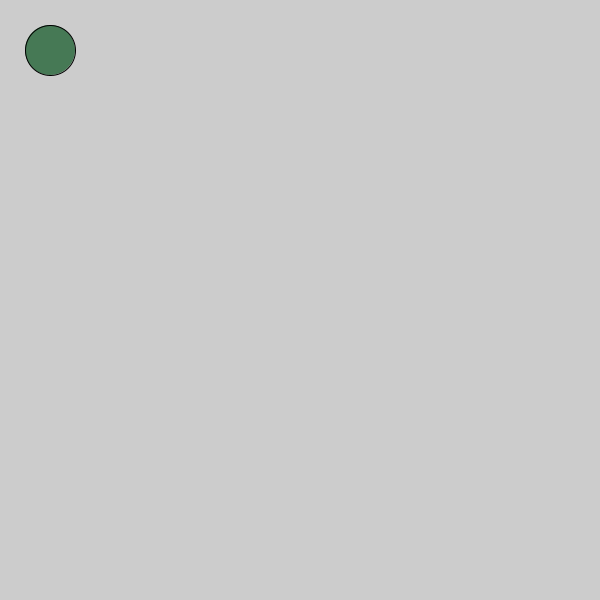
Frame 1 (no input)
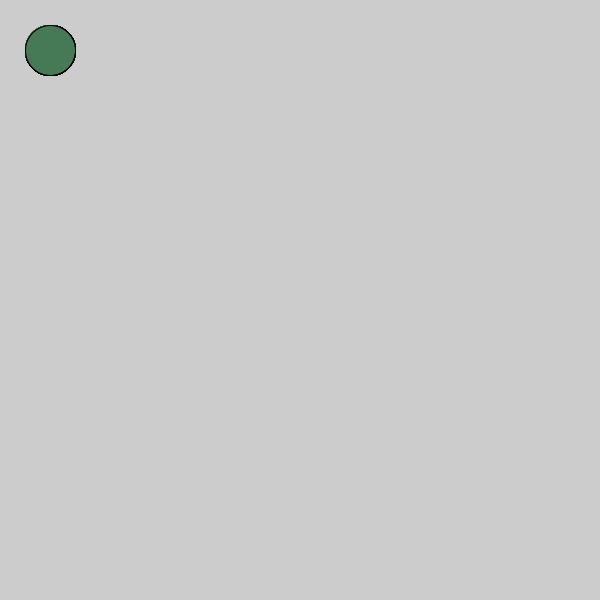
Frame 60 (the mouse pressed at the canvas centre just before this capture)
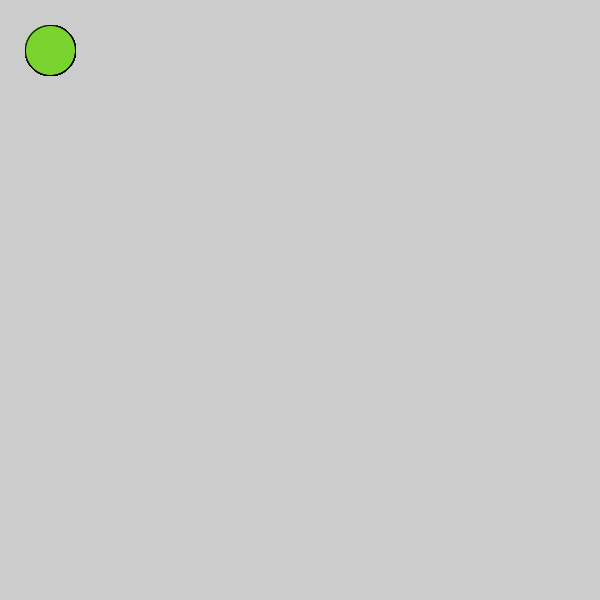
Frame 120 (the mouse held since frame 60 and released just before this capture)

The Processing sketch that drew these frames (run headless with seeded random() and noise(); from frame 60 on, the mouse is pressed at the canvas centre):

// Processing sketch: sketch_180813c
// ── sketch_180813c.pde
void setup(){
size(600,600);
}
void draw(){
  if(mousePressed){
    fill(#7BD32F);
}else{
  fill(#467955);
 
}
 ellipse(50,50,50,50);
 }
